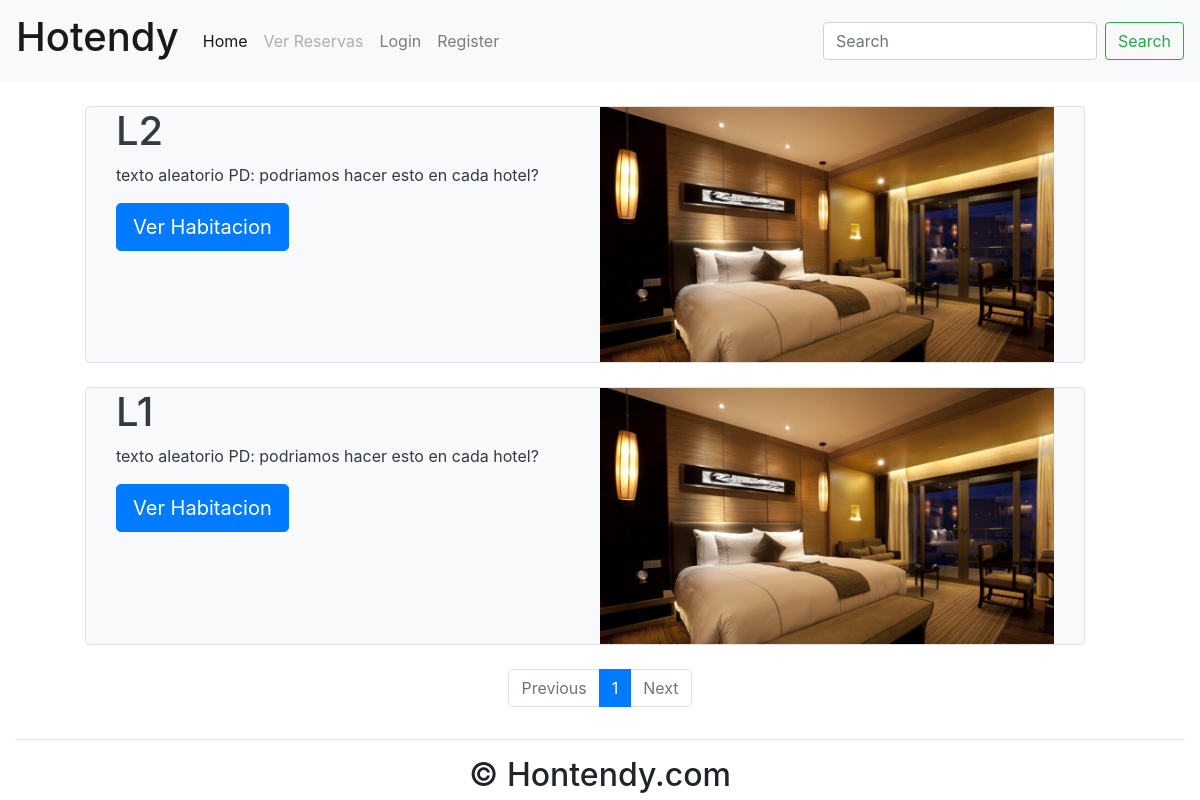
Page /hoteles/1/ on the committed database.
### Proyecto/models.py (models this page shows, shortened)
class Habitacion(models.Model):
    precio_noche = models.IntegerField()
    descripcion = models.TextField(max_length=500, default="Descripcion estandar")
    num_habitacion = models.CharField(max_length= 5)
    cant_dormitorios = models.IntegerField()
    cant_banios = models.IntegerField()
    status_estado = [
        ('Disponible', 'D'),
        ('Ocupado', 'O'),
    ]
    estado = models.CharField(max_length=50, choices=status_estado, default='Disponible')
    status=[
    ('Suite', 'Suite'),
    ('Matrimonial', 'Matrimonial'),
    ('Individual', 'Individual'),
    ('Familiar', 'Familiar'),
    ('Normal', 'Normal'),
    ('Presidencial', 'Presidencial'),
    ]
    tipo_habitacion = models.CharField(max_length = 50,choices = status, default='Normal')
    img_habitacion = models.ImageField(max_length=100, default='/img_habitacion/habitacion_prueba.jpg', upload_to='img_habitacion/', blank=True, null=True)
    class Meta:
        verbose_name = 'Habitacion'
        verbose_name_plural = 'Habitaciones'

### Proyecto/views.py (the view)
# urls.py: path('hoteles/<str:Hotel>/',HotelesView2,name="hoteles"),
def HotelesView2(request, Hotel):
    from .models import Hotel as hotel
    hoteles = hotel.objects.get(pk=Hotel)  # Aca deberiamos llamar a las habitaciones del hotel que queremos
    h = hoteles.habitaciones.all() #Tomamos SOLO las habitaciones del hotel para hacer el pagination
    paginator = Paginator(h, 9)
    page_number = request.GET.get('page')
    page_obj = paginator.get_page(page_number)
    context = {
        'hoteles': hoteles,
        'habitaciones': page_obj,
        'h': h,
    }
    return render(request, 'Proyecto/hoteles2.html', context)

### templates/Proyecto/hoteles2.html
{% extends 'Proyecto/home2.html' %}
{% block content %}
    <div class="container-fluid padding">
        {% for habitacion in habitaciones %}
            <div class="row padding">
                <div class="col-lg-1"></div>
                {% if habitacion.estado == "Disponible" %}
                    <div class="row padding col-lg-10 rounded bg-light text-dark border">
                        <div class="col">
                            <h1>{{ habitacion.num_habitacion }}</h1>
                            <p>texto aleatorio PD: podriamos hacer esto en cada hotel?</p>
                            <a href="{% url "habitaciones" habitacion.id %}">
                                <button class="btn btn-primary btn-lg">Ver Habitacion</button>
                            </a>
                        </div>
                        <div class="col">
                            <img src=/media/{{ habitacion.img_habitacion }} class="img-fluid">
                        </div>
                    </div>
                {% else %}
                    <div class="row padding col-lg-10 rounded"></div>
                {% endif %}
                <div class="col-lg-1"></div>
            </div>
            <br>
        {% endfor %}
        <nav aria-label="">
            <ul class="pagination justify-content-center">
                {% if habitaciones.has_previous %}
                    <li class="page-item">
                        <a class="page-link" href="?page={{ habitaciones.previous_page_number }}">Previous</a>
                    </li>
                {% else %}
                    <li class="page-item disabled">
                        <a class="page-link" href="#" tabindex="-1" aria-disabled="true">Previous</a>
                    </li>
                {% endif %}
                {% for i in habitaciones.paginator.page_range %}
                    {% if habitaciones.number == i %}
                        <li class="page-item active" aria-current="page">
                            <span class="page-link">
                                {{ i }}<span class="sr-only">(current)</span>
                            </span>
                        </li>
                    {% else %}
                        <li class="page-item"><a class="page-link" href="?page={{ i }}">{{ i }}</a></li>
                    {% endif %}
                {% endfor %}
                {% if habitaciones.has_next %}
                    <li class="page-item">
                        <a class="page-link" href="?page={{ habitaciones.next_page_number }}">Next</a>
                    </li>
                {% else %}
                    <li class="page-item disabled">
                        <a class="page-link" href="#" tabindex="-1" aria-disabled="true">Next</a>
                    </li>
                {% endif %}
            </ul>
        </nav>
    </div>
{% endblock %}
{% block footer %}
    <footer>
        <div class="container-fluid padding">
            <div class="row text-center">
                <div class="col-12">
                    <hr class="light">
                    <h2>&copy; Hontendy.com</h2>
                </div>
            </div>
        </div>
    </footer>
{% endblock %}

### rows in the picture
Habitacion: num_habitacion "L2", img_habitacion (picture)
Habitacion: num_habitacion "L1", img_habitacion (picture)

### other values in the picture
{{ i }} "1"
